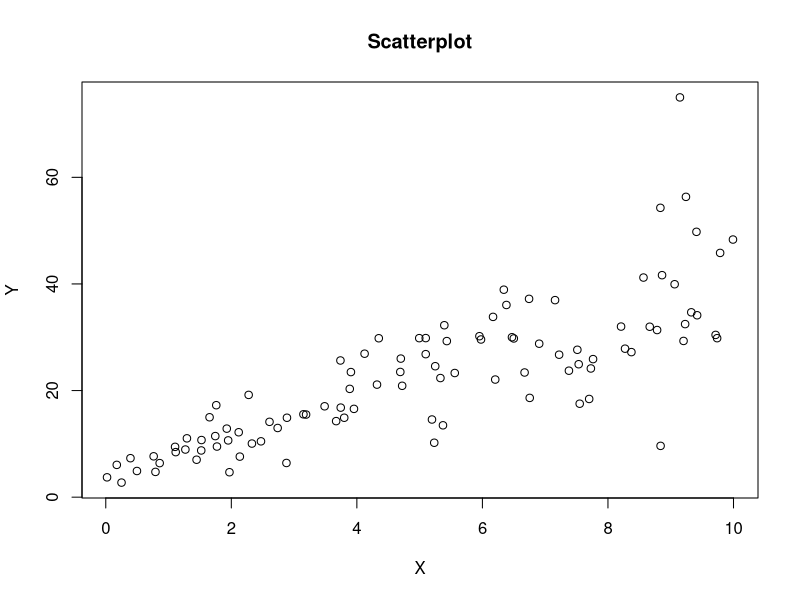
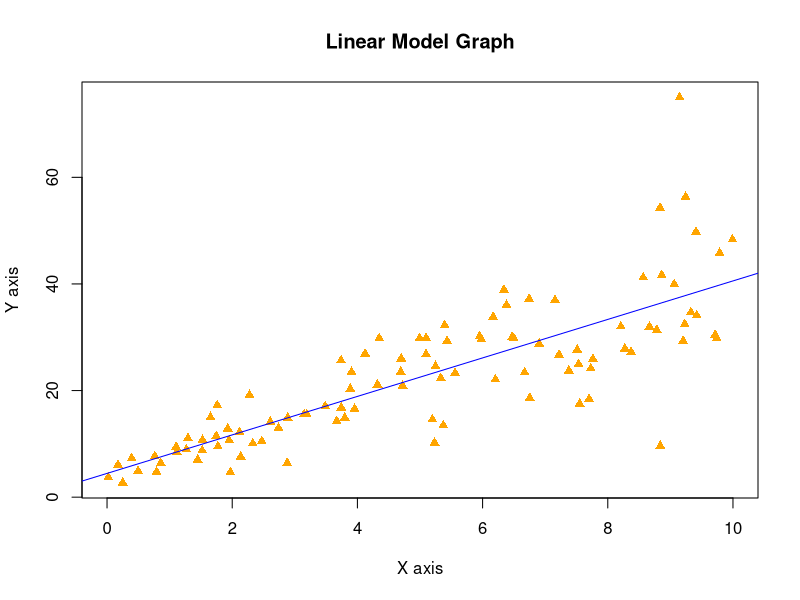

These figures' R source, in order:
## ---- chunk 1
set.seed(2017)
X=runif(100)*10
Y=X*4+3.45
Y=rnorm(100)*0.29*Y+Y
## ---- chunk 2
plot(X,Y,main="Scatterplot")
## ---- chunk 3
plot(X,Y,xlim = c(0,10), xlab = "X axis",ylab = "Y axis", main = "Linear Model Graph", col = "orange", pch=17) 
abline(lsfit(X,Y),col = "blue")
## ---- chunk 4
model <- lm(X~Y)
summary(model)
## ---- chunk 5
R2 <- cor(X,Y)^2
R2
## ---- chunk 6
head(mtcars)
## ---- chunk 7
James_opi <- lm(hp~wt,data=mtcars)
summary(James_opi)
## ---- chunk 8
Chris_opi <- lm(hp~mpg,data=mtcars)
summary(Chris_opi)
## ---- chunk 9
Horse_power <- lm(hp~mpg+cyl,data=mtcars)
summary(Horse_power)
## ---- chunk 10
predict(Horse_power,data.frame(cyl=4,mpg=22))
## ---- chunk 11
Horse_power$coefficients
## ---- chunk 12
Predict_horse_pow <- (Horse_power$coefficients[2]*22)+(Horse_power$coefficients[3]*4)
Predict_horse_pow
## ---- chunk 13
library(mlbench)
## ---- chunk 14
data("BostonHousing")
head(BostonHousing)
## ---- chunk 15
Bost_Hous <- lm(medv~crim+zn+ptratio+chas,data=BostonHousing)
summary(Bost_Hous)
## ---- chunk 16
Bost_House <- lm(formula = medv ~ chas, data = BostonHousing)
## ---- chunk 17
House_a <- Bost_House$coefficients[1] + Bost_House$coefficients[2]*0 
House_b <- Bost_House$coefficients[1] + Bost_House$coefficients[2]*1
Cost <- House_b - House_a
Cost
## ---- chunk 18
Bost_Hous_nei <- lm(formula = medv ~ ptratio, data = BostonHousing)
## ---- chunk 19
House_1 <- Bost_Hous_nei$coefficients[1] + Bost_Hous_nei$coefficients[2] * 15 
House_2 <- Bost_Hous_nei$coefficients[1] + Bost_Hous_nei$coefficients[2] * 18

New_Cost <- House_1 - House_2
New_Cost
## ---- chunk 20
summary(Bost_Hous)
## ---- chunk 21
Ord_impo <- anova(Bost_Hous)
Ord_impo
